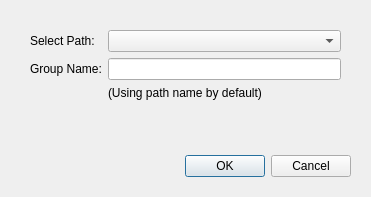
<?xml version="1.0" encoding="UTF-8"?>
<ui version="4.0">
 <class>svContourGroupCreate</class>
 <widget class="QWidget" name="svContourGroupCreate">
  <property name="windowModality">
   <enum>Qt::WindowModal</enum>
  </property>
  <property name="geometry">
   <rect>
    <x>0</x>
    <y>0</y>
    <width>371</width>
    <height>197</height>
   </rect>
  </property>
  <property name="windowTitle">
   <string>Create Contour Group</string>
  </property>
  <widget class="QDialogButtonBox" name="buttonBox">
   <property name="geometry">
    <rect>
     <x>10</x>
     <y>150</y>
     <width>341</width>
     <height>32</height>
    </rect>
   </property>
   <property name="orientation">
    <enum>Qt::Horizontal</enum>
   </property>
   <property name="standardButtons">
    <set>QDialogButtonBox::Cancel|QDialogButtonBox::Ok</set>
   </property>
  </widget>
  <widget class="QWidget" name="widget" native="true">
   <property name="geometry">
    <rect>
     <x>30</x>
     <y>30</y>
     <width>311</width>
     <height>101</height>
    </rect>
   </property>
   <layout class="QFormLayout" name="formLayout">
    <item row="0" column="0">
     <widget class="QLabel" name="label">
      <property name="text">
       <string>Select Path:</string>
      </property>
     </widget>
    </item>
    <item row="1" column="0">
     <widget class="QLabel" name="label_2">
      <property name="text">
       <string>Group Name:</string>
      </property>
     </widget>
    </item>
    <item row="1" column="1">
     <widget class="QLineEdit" name="lineEditGroupName">
      <property name="text">
       <string/>
      </property>
     </widget>
    </item>
    <item row="0" column="1">
     <widget class="QComboBox" name="comboBox"/>
    </item>
    <item row="2" column="1">
     <widget class="QLabel" name="label_3">
      <property name="text">
       <string>(Using path name by default)</string>
      </property>
     </widget>
    </item>
   </layout>
  </widget>
 </widget>
 <resources/>
 <connections/>
</ui>
